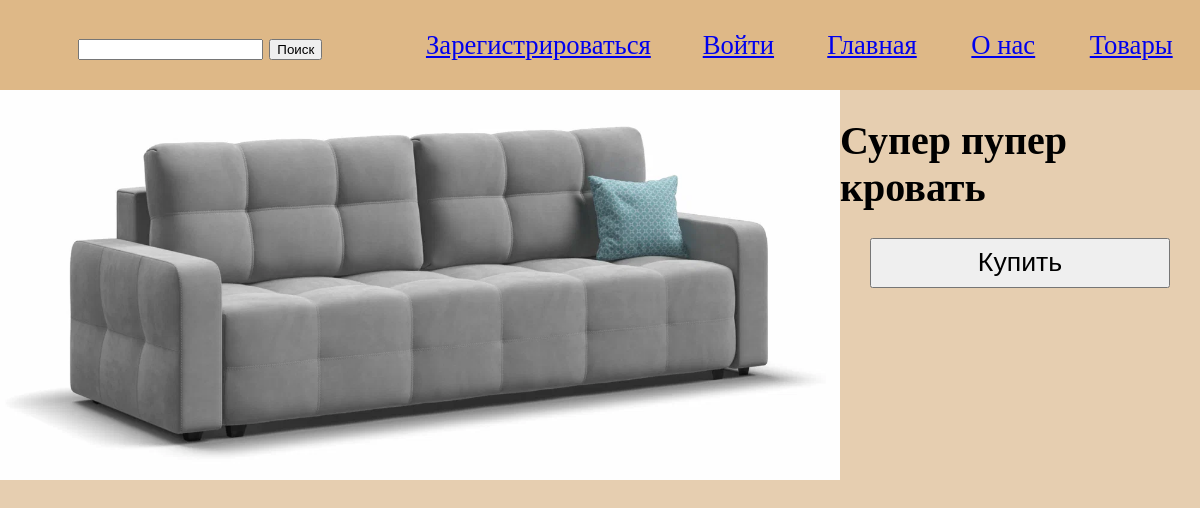
Page /product/1 on the committed database.
### furniture/models/furniture.py (models this page shows)
class Furniture(models.Model):
    label = models.CharField(max_length=255)
    image = models.ImageField(upload_to="furniture/%Y/%m/%d")

### furniture/views.py (the view)
# urls.py: path('product/<int:pk>', get_product_detail, name='product_detail'),
def get_product_detail(request, pk):
    product = Furniture.objects.get(pk=pk)
    return render(request, 'detail_product.html', context={
        'product': product
    })

### templates/detail_product.html (shortened to what this page needs)
{% extends "base.html" %}
{% block content %}
    <main>
        <div class="photo">
            <img src="{{ product.image.url }}" alt="">
        </div>
        <div class="description">
            <h1>{{product.label}}</h1>
            <button>Купить</button>
        </div>
    </main>
{% endblock %}

### static/style/style.css (style rules this page uses)
body { margin: 0; padding: 0; }
main { position: absolute; top: 90px; left: 0; width: 100%; height: 100%; }

### templates/detail_product.html (style rules this page uses)
main { background-color: rgb(230, 206, 176); display: flex; flex-direction: row; }
.photo { width: 70%; }
.photo>img { width: 100%; }
.description { width: 30%; display: flex; align-items: center; flex-direction: column; }
.description>h1 { font-size: 30pt; }
.description>button { width: 300px; height: 50px; font-size: 20pt; }

### rows in the picture
Furniture: image (picture), label "Супер пупер кровать"
